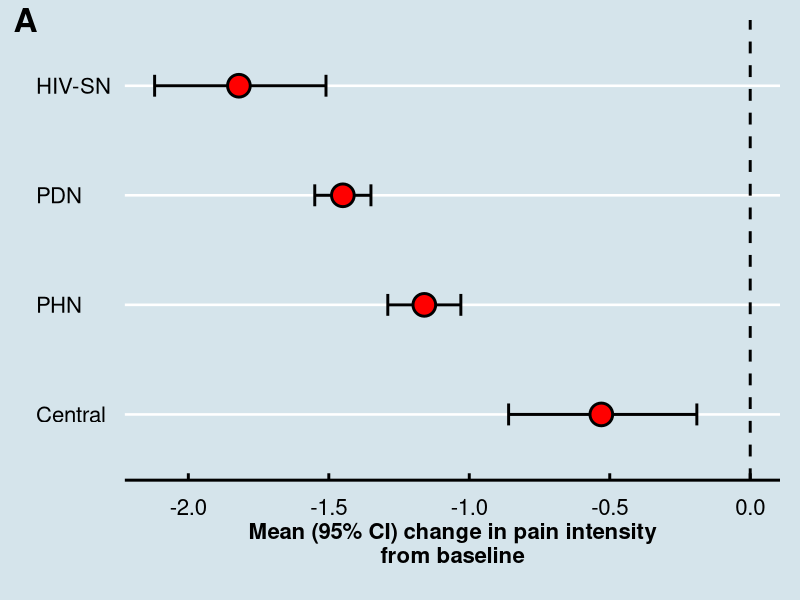
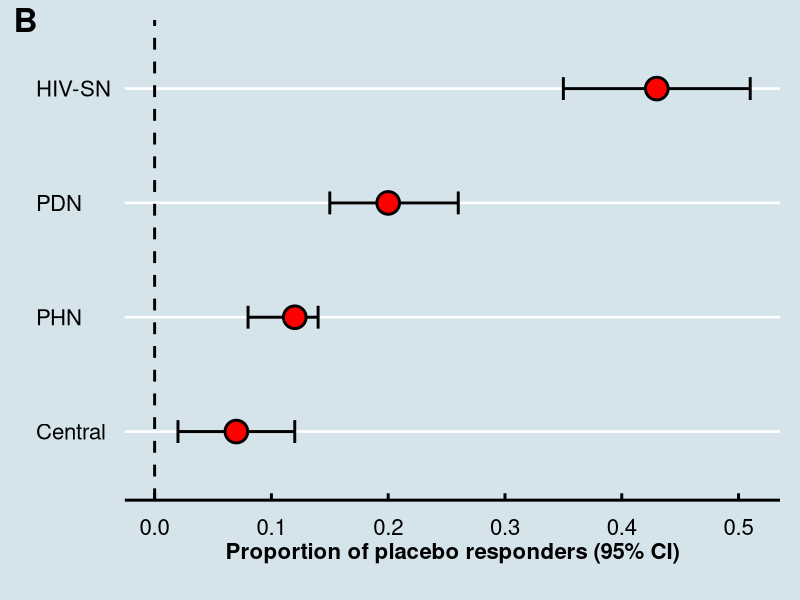

Source code (R) for these figures, in order:
setwd('~/GoogleDrive/DataAnalysis/MiscellaneousHIVSNAnalyses/Cepeda2009')
library(ggplot2)
library(ggthemes)
library(scales)
library(grid)
library(gridExtra)

## Figure 2
# Fig 2 dataframe
fig2<-data.frame(Condition=c('Central', 'PDN', 'HIV-SN', 'PHN'), 
                     N=c(128, 2969, 280, 839), 
                     Mean=c(-0.53, -1.45, -1.82, -1.16),
                     L95CI=c(-0.86, -1.55, -2.12, -1.29),
                     U95CI=c(-0.19, -1.35, -1.51, -1.03))

# Sort into ascending order by 'Mean'
fig2<-fig2[order(-fig2$Mean), ]
fig2$Condition<-factor(fig2$Condition, 
                       levels=c('Central', 'PHN', 'PDN', 'HIV-SN'),
                       ordered=T)

# Plot: Mean decrease in pain intensity
# Set 'grid' text for 'annotate_custom'
f2<-grobTree(textGrob("A", x=-0.17, y=1,
                      gp=gpar(fontface="bold", 
                              fontsize=24,
                              fontfamily="sans"),
                      just="left"))
# ggplot
gg.fig2<-ggplot(data=fig2, aes(x=Mean, y=Condition)) +
    geom_errorbarh(aes(xmin=L95CI, xmax=U95CI, height=0.2), size=1, colour='black') +
    geom_point(size=8, colour='black') +
    geom_point(size=6, colour='red') +
    geom_vline(xintercept=0, size=1, linetype=2) +
    guides(colour='none') +
    labs(x='Mean (95% CI) change in pain intensity\nfrom baseline', y='') +
    theme_economist() +
    theme(plot.margin=unit(c(1,1,2,1), 'lines'),
          axis.line.x=element_line(size=1),
          axis.ticks.x=element_line(size=1),
          axis.text=element_text(size=16),
          axis.title.x=element_text(size=16, face='bold', vjust=-0.6)) +
    annotation_custom(f2)

# Turn off clipping to see the margin text
gg.f2<- ggplot_gtable(ggplot_build(gg.fig2))
gg.f2$layout$clip[gg.f2$layout$name == "panel"] <- "off"

pdf('fig2.pdf', paper='a4r', width=7, height=5)
plot(gg.f2)
dev.off()

## Figure 3
# Fig 3 dataframe
fig3<-data.frame(Condition=c('Central', 'PDN', 'HIV-SN', 'PHN'), 
                     N=c(128, 2969, 280, 839), 
                     Mean=c(0.07, 0.2, 0.43, 0.12),
                     L95CI=c(0.02, 0.15, 0.35, 0.08),
                     U95CI=c(0.12, 0.26, 0.51, 0.14))

# Sort into ascending order by 'Mean'
fig3<-fig3[order(fig3$Mean), ]
fig3$Condition<-factor(fig3$Condition, 
                       levels=c('Central', 'PHN', 'PDN', 'HIV-SN'),
                       ordered=T)

# Plot: Proportion of 
# Set 'grid' text for 'annotate_custom
f3<-grobTree(textGrob("B", x=-0.17, y=1,
                      gp=gpar(fontface="bold", 
                              fontsize=24,
                              fontfamily="sans"),
                      just="left"))

# ggplot
gg.fig3<-ggplot(data=fig3, aes(x=Mean, y=Condition)) +
    geom_errorbarh(aes(xmin=L95CI, xmax=U95CI, height=0.2), size=1, colour='black') +
    geom_point(size=8, colour='black') +
    geom_point(size=6, colour='red') +
    geom_vline(xintercept=0, size=1, linetype=2) +
    guides(colour='none') +
    labs(x='Proportion of placebo responders (95% CI)\n', y='') +
    theme_economist() +
    theme(plot.margin=unit(c(1,1,1,1), 'lines'),
          axis.line.x=element_line(size=1),
          axis.ticks.x=element_line(size=1),
          axis.text=element_text(size=16),
          axis.title.x=element_text(size=16, face='bold', vjust=-0.6)) +
    annotation_custom(f3)

# Turn off clipping to see the margin text
gg.f3<- ggplot_gtable(ggplot_build(gg.fig3))
gg.f3$layout$clip[gg.f3$layout$name == "panel"] <- "off"

pdf('fig3.pdf', paper='a4r', width=7, height=5)
plot(gg.f3)
dev.off()

